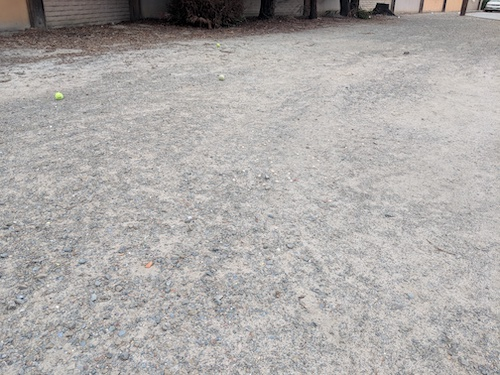
#> input picture HSV/MVIMG_20180524_174208.jpg, 500 x 375 px
$ python quant.py --image MVIMG_20180524_174208.jpg --clusters 3
#> lines starting #> are read from the running program, lines starting #| are printed output that depends on the picture
from sklearn.cluster import MiniBatchKMeans, KMeans
import numpy as np
import argparse
import cv2

ap = argparse.ArgumentParser()
ap.add_argument("-i", "--image", required = True, help = "Path to the image")
ap.add_argument("-c", "--clusters", required = True, type = int,
	help = "# of clusters")
args = vars(ap.parse_args())

image = cv2.imread(args["image"])
#> image is the input picture: shape (375, 500, 3); mean B, G, R 168.3, 170, 173.2
(h, w) = image.shape[:2]
#> h = 375; w = 500


image = cv2.cvtColor(image, cv2.COLOR_BGR2LAB)
#> image: shape (375, 500, 3); mean of channels 0, 1, 2 177.3, 128.9, 129.3
image = image.reshape((image.shape[0] * image.shape[1], 3))

clt = KMeans(n_clusters = args["clusters"])
# clt = MiniBatchKMeans(n_clusters = args["clusters"])
labels = clt.fit_predict(image)
quant = clt.cluster_centers_.astype("uint8")[labels]
quant = quant.reshape((h, w, 3))
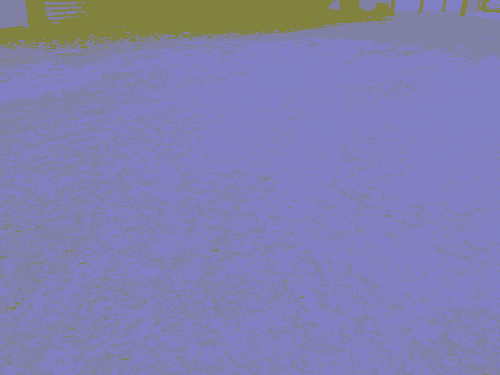
#> quant: shape (375, 500, 3); mean of channels 0, 1, 2 176.7, 128.1, 128.7; drawn as B, G, R
image = image.reshape((h, w, 3))

quant = cv2.cvtColor(quant, cv2.COLOR_LAB2BGR)
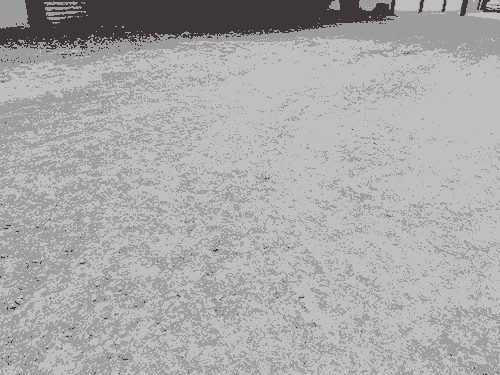
#> quant: shape (375, 500, 3); mean B, G, R 168.8, 170.1, 171
image = cv2.cvtColor(image, cv2.COLOR_LAB2BGR)

cv2.imshow("image", quant)
cv2.waitKey(0)

$ run again, on HSV/quantt.png
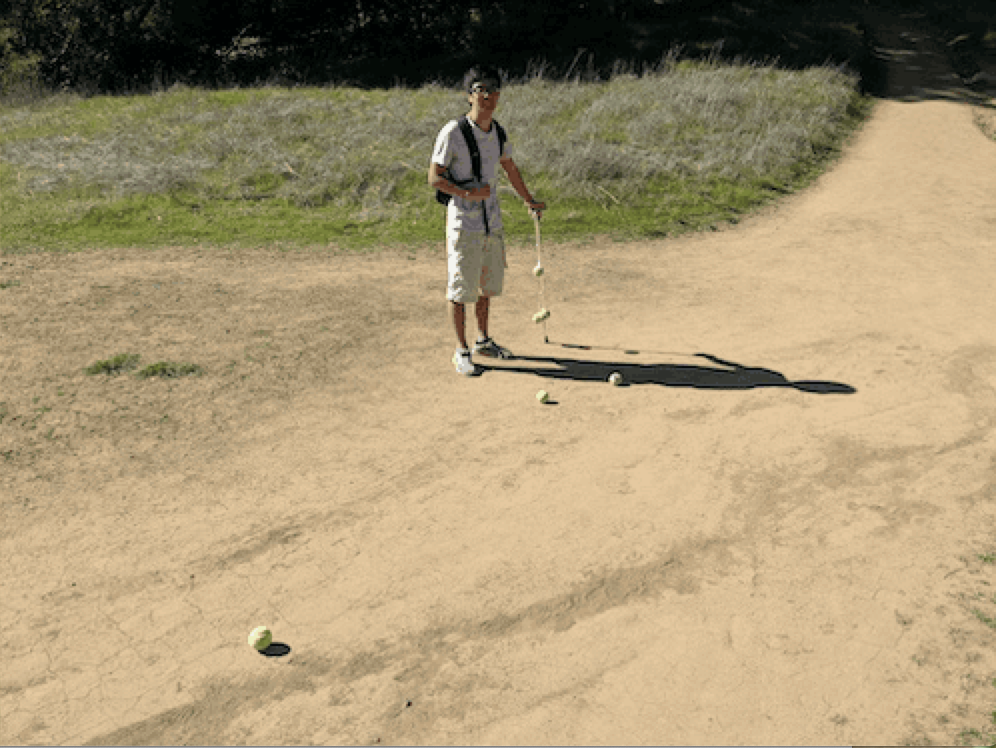
#> input picture HSV/quantt.png, 996 x 748 px
#> image is the input picture: shape (748, 996, 3); mean B, G, R 114.9, 148.6, 165.4
#> `quant = quant.reshape((h, w, 3))`:
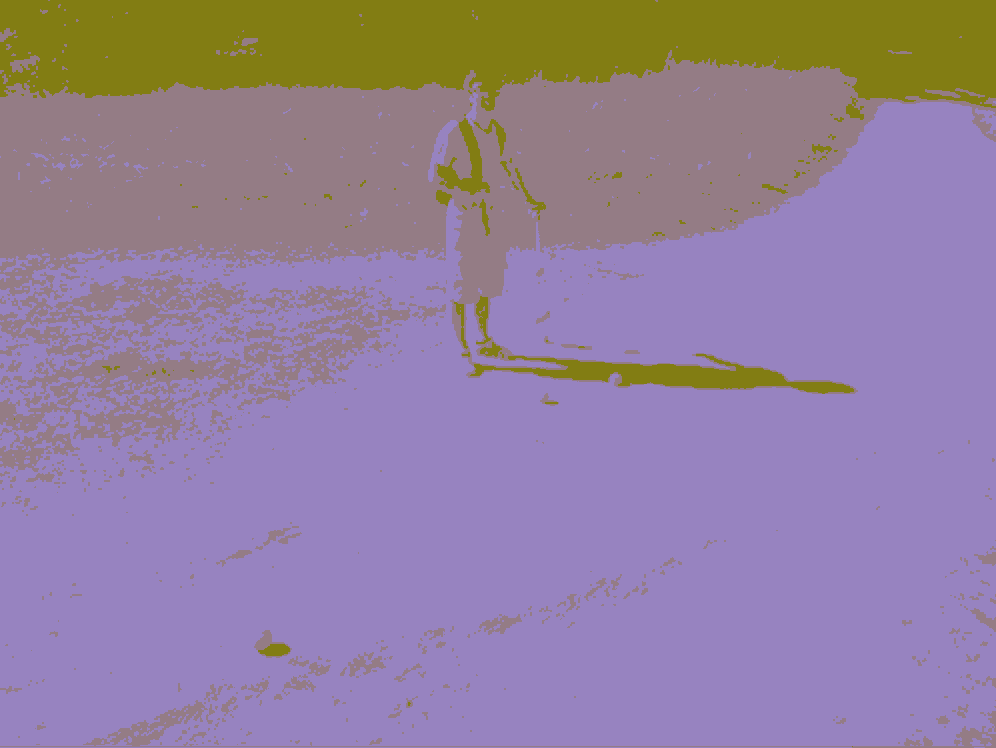
#> quant: shape (748, 996, 3); mean of channels 0, 1, 2 156.1, 128.5, 147.6; drawn as B, G, R
#> `quant = cv2.cvtColor(quant, cv2.COLOR_LAB2BGR)`:
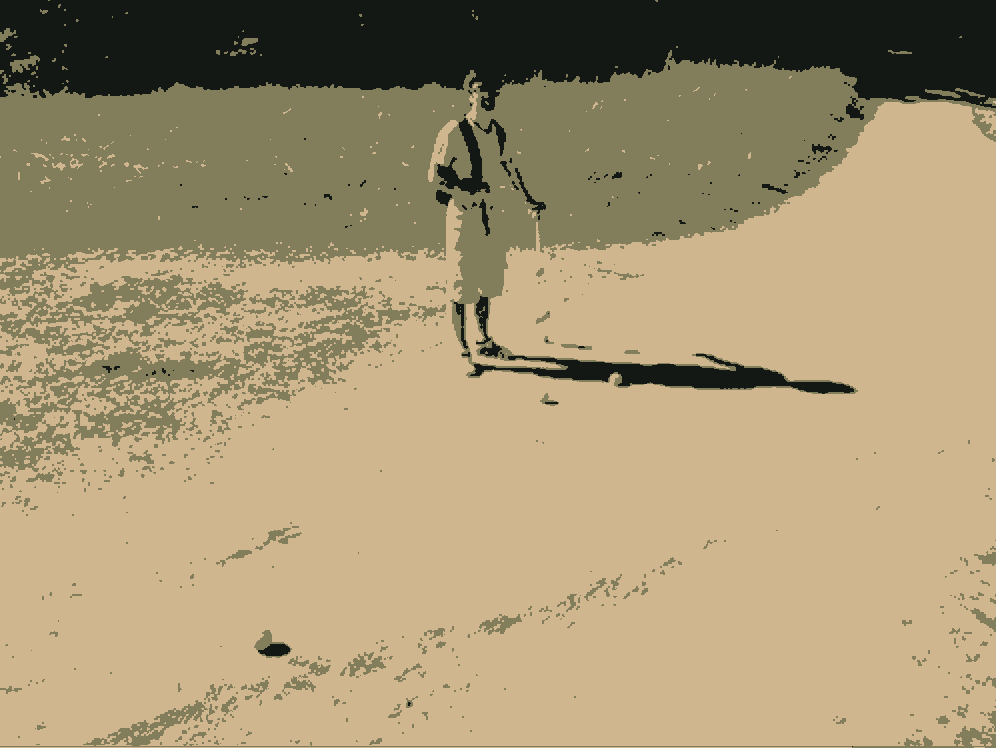
#> quant: shape (748, 996, 3); mean B, G, R 114.8, 148.4, 164.8

$ run again, on HSV/test.JPEG
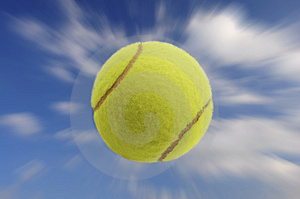
#> input picture HSV/test.JPEG, 300 x 199 px
#> image is the input picture: shape (199, 300, 3); mean B, G, R 150.9, 142.9, 129.8
#> `quant = quant.reshape((h, w, 3))`:
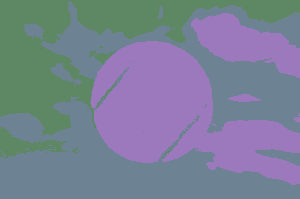
#> quant: shape (199, 300, 3); mean of channels 0, 1, 2 149.3, 128.1, 120.9; drawn as B, G, R
#> `quant = cv2.cvtColor(quant, cv2.COLOR_LAB2BGR)`:
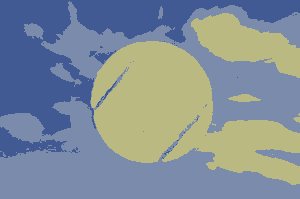
#> quant: shape (199, 300, 3); mean B, G, R 151.8, 142.4, 130.2
